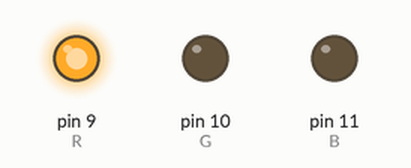
Recording of a sketch running on a simulated Arduino Uno, built with avr-gcc and run on an emulated ATmega328P. Parts: output pins drawn as LEDs (lit = HIGH).

Above: at 0.1 s.
Timing chart, 0 to 1.6 s (numbered marks = the images above):
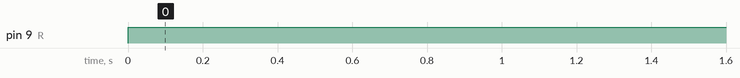

The sketch:

app.ino
```cpp
int R = 9;
int G = 10;
int B = 11;
void setup()
{
  pinMode(R, OUTPUT);
  pinMode(G, OUTPUT);
  pinMode(B, OUTPUT);
}

void loop()
{
  analogWrite(R, 255);
  analogWrite(G, 0);
  analogWrite(B, 0);
  delay(1000);
}
```

Measured:
- by itself, pin 9 (R): LOW → HIGH at 0.00 s
